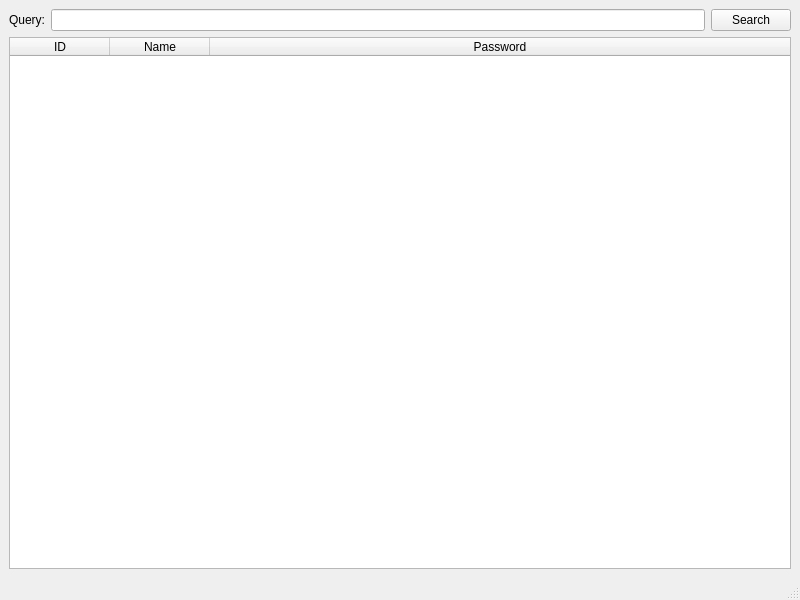
<?xml version="1.0" encoding="UTF-8"?>
<ui version="4.0">
 <class>MainWindow</class>
 <widget class="QMainWindow" name="MainWindow">
  <property name="geometry">
   <rect>
    <x>0</x>
    <y>0</y>
    <width>800</width>
    <height>600</height>
   </rect>
  </property>
  <property name="windowTitle">
   <string>MainWindow</string>
  </property>
  <widget class="QWidget" name="centralwidget">
   <layout class="QVBoxLayout" name="verticalLayout_3">
    <item>
     <layout class="QVBoxLayout" name="verticalLayout_2">
      <item>
       <layout class="QHBoxLayout" name="horizontalLayout">
        <item>
         <widget class="QLabel" name="label">
          <property name="text">
           <string>Query:</string>
          </property>
         </widget>
        </item>
        <item>
         <widget class="QLineEdit" name="lineEdit"/>
        </item>
        <item>
         <widget class="QPushButton" name="pushButton">
          <property name="text">
           <string>Search</string>
          </property>
         </widget>
        </item>
       </layout>
      </item>
      <item>
       <widget class="QTableWidget" name="tableWidget">
        <attribute name="horizontalHeaderCascadingSectionResizes">
         <bool>false</bool>
        </attribute>
        <attribute name="horizontalHeaderStretchLastSection">
         <bool>true</bool>
        </attribute>
        <attribute name="verticalHeaderCascadingSectionResizes">
         <bool>false</bool>
        </attribute>
        <attribute name="verticalHeaderStretchLastSection">
         <bool>false</bool>
        </attribute>
        <column>
         <property name="text">
          <string>ID</string>
         </property>
        </column>
        <column>
         <property name="text">
          <string>Name</string>
         </property>
        </column>
        <column>
         <property name="text">
          <string>Password</string>
         </property>
        </column>
       </widget>
      </item>
     </layout>
    </item>
   </layout>
  </widget>
  <widget class="QMenuBar" name="menubar">
   <property name="geometry">
    <rect>
     <x>0</x>
     <y>0</y>
     <width>800</width>
     <height>21</height>
    </rect>
   </property>
  </widget>
  <widget class="QStatusBar" name="statusbar"/>
 </widget>
 <resources/>
 <connections/>
</ui>
